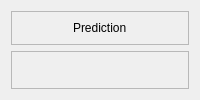
            <widget class="QWidget" name="prediction_widget">
             <layout class="QVBoxLayout" name="verticalLayout_14">
              <item alignment="Qt::AlignTop">
               <widget class="QFrame" name="frame_24">
                <property name="frameShape">
                 <enum>QFrame::StyledPanel</enum>
                </property>
                <property name="frameShadow">
                 <enum>QFrame::Raised</enum>
                </property>
                <layout class="QVBoxLayout" name="verticalLayout_13">
                 <item alignment="Qt::AlignHCenter|Qt::AlignTop">
                  <widget class="QLabel" name="label_23">
                   <property name="text">
                    <string>Prediction</string>
                   </property>
                  </widget>
                 </item>
                </layout>
               </widget>
              </item>
              <item>
               <widget class="QFrame" name="prediction_graph">
                <property name="sizePolicy">
                 <sizepolicy hsizetype="Preferred" vsizetype="Expanding">
                  <horstretch>0</horstretch>
                  <verstretch>0</verstretch>
                 </sizepolicy>
                </property>
                <property name="frameShape">
                 <enum>QFrame::StyledPanel</enum>
                </property>
                <property name="frameShadow">
                 <enum>QFrame::Raised</enum>
                </property>
               </widget>
              </item>
             </layout>
            </widget>
